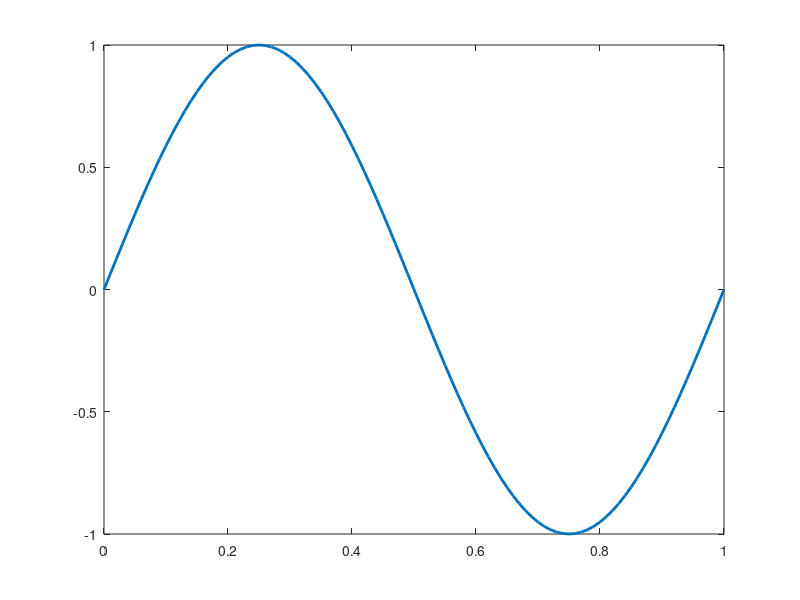

Source code (MATLAB): (Note: this script raises an error after producing the figure.)
%%  Basics
%------------ EXTRAS
%pwd %gives the current working directory
%cd C:\\ %goes to a different working directory
%lookfor inverse %search for a command
%help inv %gives the manual page for a command
%------------
clear %clear the variables in the workspace
clc %clears the command window

A = [1 2 3; 4 5 6; 7 8 9]
B = [2 2 3; 2 3 2; 3 2 2]

A .* B %multiplies each one
A ./ B %divides each one
A * B %normal matrix multiplication



C = transpose(A) %transposed matrix
inverse = inv(A)

%whos %info on the workspace

%% Search for elements
clc
clear

A = [1 2 3; 4 5 6; 7 8 9] 
A(2,3) %second row, third column
z = A(:,1)
z2 = A(2, :)

%% Search by index
clc
clear
A = randn(3,3)
[i,j] = find(A>0) %gives the rows and column pairs where A>0


%% Logical Arrays
clc
clear
A = randn(3,3)
logicmatrix = (A > 0)

(A(: ,1) > 0)
B = A( (A(: ,1) > 0) ,1) %gets every value of the first column that is >0


%% Concatenate Matrixes
clc
clear
A = rand(2,2)
B = ones(2,1) %makes a 2x1

C = [A B]
D = [A;transpose(B)]

%% Max and min functions
clc
clear
A = rand(3,3)
maxincolumn = max(A)
minincolumn = min(A)

%% Plots
clc
clear
t = 0:0.01:1 ;
t1 = linspace(0, 1, 101); %begin, end, amount of elements
y = sin(2*pi*t);

%plot(t,y) %plot(xaxis,yaxis, 'parameter', valueOfParameter)
plot(t,y,'LineWidth', 2)

%% If, For, etc
clc
clear
for t=1:10
    t = t+t;
end

k = 0
if k==1
    k=2
else
    k=3
end

while k < 10
    k = k+1
end

%% Use of function
clc
clear
SumaMia(2,3)

%% Added test function
clc
clear
2+2;
C = 2+2;



